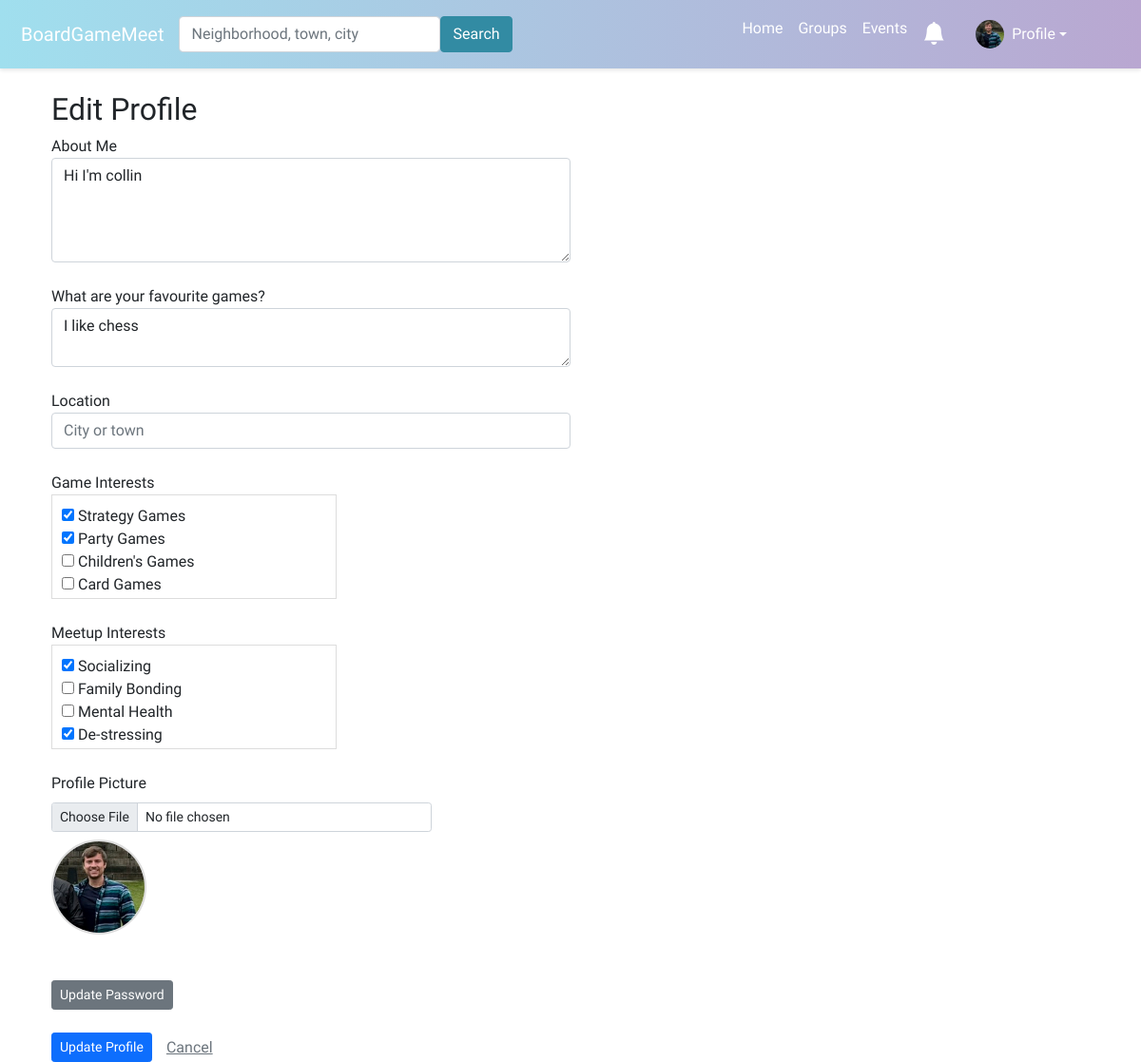
Before: /profile-edit/ (signed in) with the older database file.
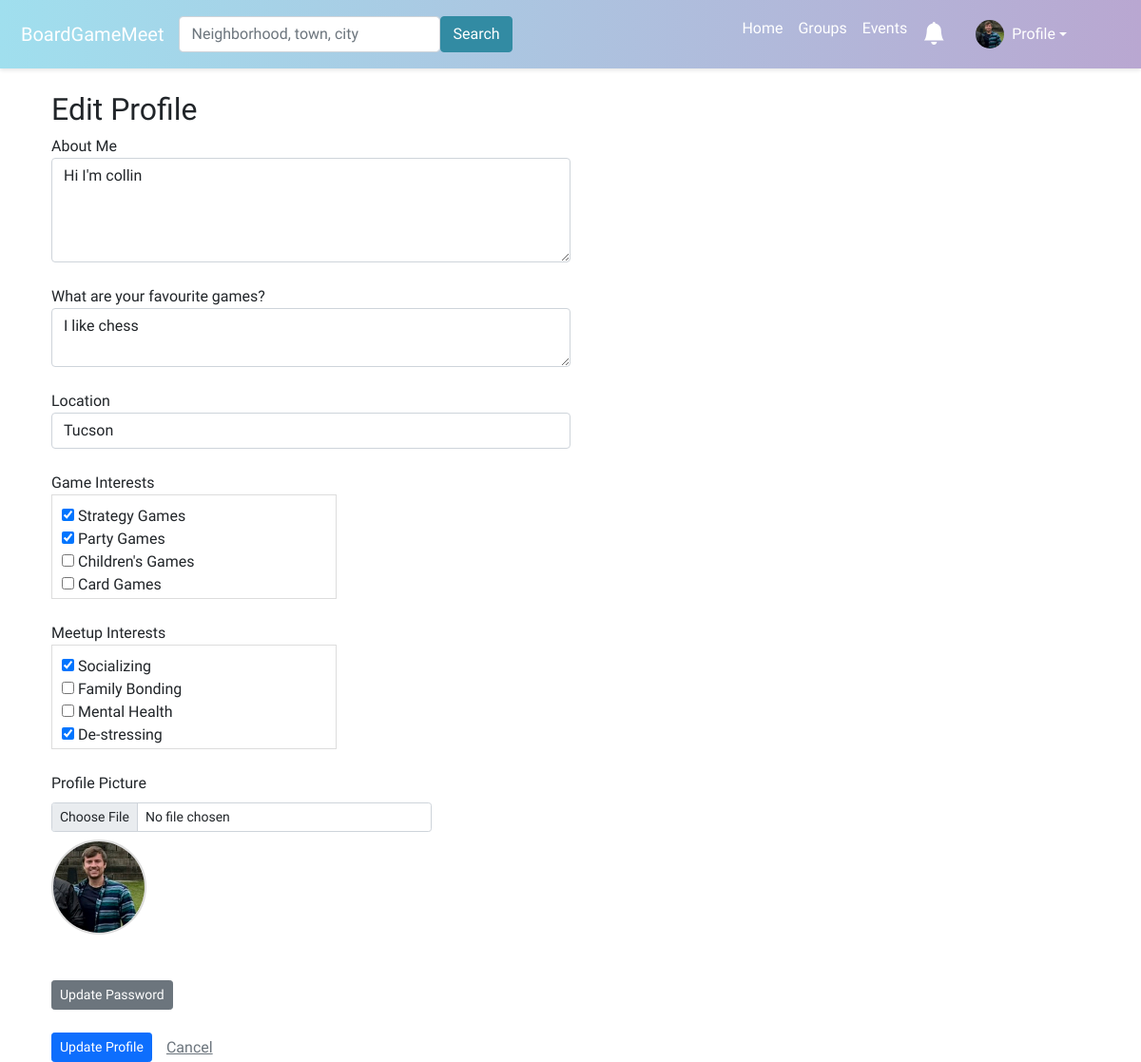
After: the same page with the newer database file.
### boardgame/models.py (models this page shows, shortened)
class UserProfile(models.Model):
    user = models.OneToOneField(User, on_delete=models.CASCADE)
    bio = models.TextField(blank=True)
    favorite_games = models.TextField(blank=True)
    picture = models.ImageField(upload_to='profile_images', blank=True)
    categories = models.ManyToManyField(Category, related_name='profile', blank=True)
    tags = models.ManyToManyField(Tag, related_name='profile', blank=True)
    city = models.CharField(max_length=255, blank=True)
    state = models.CharField(max_length=255, blank=True)
    country = models.CharField(max_length=255, blank=True)
    latitude = models.FloatField(null=True, blank=True)
    longitude = models.FloatField(null=True, blank=True)

### boardgame/views.py (the view)
# urls.py: path('profile-edit/', views.edit_profile, name='profile_edit'),
def edit_profile(request):
    user_profile = UserProfile.objects.get(user=request.user)
    if request.method == 'POST':
        profile_form = UserProfileForm(request.POST, request.FILES, instance=user_profile)
        if profile_form.is_valid():
            profile = profile_form.save(commit=False)
            profile.user = request.user  # Ensure the profile is associated with the current user
            place_id = request.POST.get('place_id')
            if place_id:
                place_details = fetch_place_details(place_id)
                if place_details:
                    profile.city = place_details.get('city')
                    profile.state = place_details.get('state')
                    profile.country = place_details.get('country')
                    profile.latitude = place_details.get('latitude')
                    profile.longitude = place_details.get('longitude')
            profile.save()
            profile_form.save_m2m()
            return redirect('user_profile', id=request.user.id)
    else:
        profile_form = UserProfileForm(instance=user_profile)
    return render(request, 'boardgame/edit_profile.html', {'profile_form': profile_form})

### boardgame/forms.py
class UserProfileForm(forms.ModelForm):
    class Meta:
        model = UserProfile
        fields = ['bio', 'picture', 'favorite_games', 'categories', 'tags','city', 'state', 'country', 'latitude', 'longitude']
        widgets = {
            'bio': forms.Textarea(attrs={'class': 'form-control', 'rows': 4, 'style': 'width: 50%;'}),
            'favorite_games': forms.Textarea(attrs={'class': 'form-control', 'rows': 2, 'style': 'width: 50%;'}),
            'picture': forms.FileInput(attrs={'class': 'form-control-file'}),
            'categories': forms.CheckboxSelectMultiple,
            'tags': forms.CheckboxSelectMultiple,
        }

### boardgame/models.py (called while the page is built)
    def __str__(self):
        return self.name

    def __str__(self):
        return self.name

### boardgame/templatetags/custom_filters.py (called while the page is built)
@register.simple_tag
def unread_notifications_count(user):
    if user.is_authenticated:
        return Notification.objects.filter(user=user, read=False).count()
    return 0

### boardgame/templates/boardgame/edit_profile.html (shortened to what this page needs)
{% extends 'boardgame/base.html' %}
{% load static %}
{% block content %}
<div class="container mt-4">
    <h2>Edit Profile</h2>
    <form method="post" enctype="multipart/form-data">
        <div class="form-group">
            <label for="{{ profile_form.bio.id_for_label }}">About Me</label>
            {{ profile_form.bio }}
        </div>
        <br/>
        <div class="form-group">
            <label for="{{ profile_form.favorite_games.id_for_label }}">What are your favourite games?</label>
            {{ profile_form.favorite_games }}
        </div>
        <br/>
        <div class="form-group">
            <label for="user-location">Location</label>
            <input type="text" id="user-location" class="form-control" style="width: 50%;" name="city" placeholder="City or town" value="{{ profile_form.instance.city }}">
        </div>
        <br/>
        <div class="form-group">
            <label for="{{ profile_form.categories.id_for_label }}">Game Interests</label>
            <div class="scrollable-checkboxes">
                {{ profile_form.categories }}
            </div>
        </div>
        <br/>
        <div class="form-group">
            <label for="{{ profile_form.tags.id_for_label }}">Meetup Interests</label>
            <div class="scrollable-checkboxes">
                {{ profile_form.tags }}
            </div>
        </div>
        <br/>
        <div class="form-group">
            <label for="{{ profile_form.picture.id_for_label }}" class="form-label">Profile Picture</label>
            <input type="file" id="{{ profile_form.picture.id_for_label }}" name="picture" class="form-control form-control-sm" style="max-width: 400px;">
            {% if profile_form.picture.value %}
                <img src="{{ profile_form.picture.value.url }}" class="rounded-circle mt-2" style="width: 100px; height: 100px; object-fit: cover; border: 2px solid #ddd;">
            {% endif %}
        </div>
        <br/> <br/>
        <a href ="{% url 'update_password' %}" class="btn btn-secondary btn-sm">Update Password</a>
        <br/> <br/>
        <div class="form-group" style="display: flex; align-items: center;">
            <button type="submit" class="btn btn-primary btn-sm" style="margin-right: 15px;">Update Profile</button>
            <p style="margin: 0;">
                <a href="{% url 'user_profile' id=request.user.id %}" class="text-muted">
                     Cancel
                </a>
            </p>
        </div>
    </form>
</div>
{% endblock %}

Changed rows visible on the page:
changed UserProfile "Hi I'm collin": city (not shown) → "Tucson"
